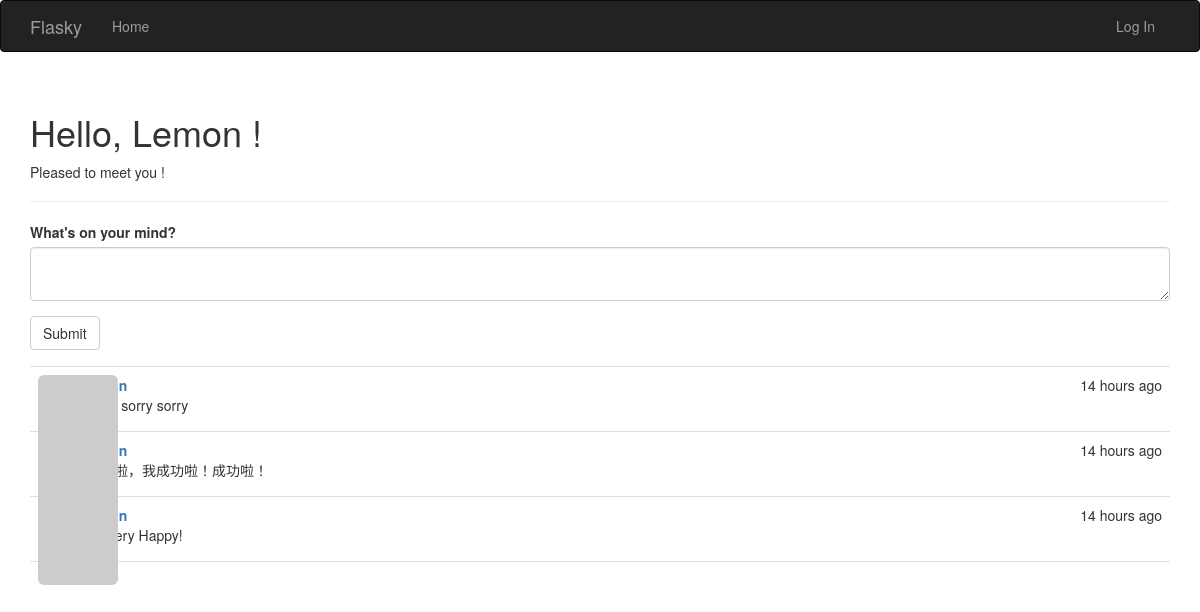
The page / on the database its author committed.
### app/models.py (models this page shows)
class Post(db.Model):
    __tablename__ = 'posts'
    id = db.Column(db.Integer, primary_key=True)
    body = db.Column(db.Text)
    timestamp = db.Column(db.DateTime, index=True, default=datetime.utcnow)
    author_id = db.Column(db.Integer, db.ForeignKey('users.id'))

### app/main/views.py (the view)
@main.route('/', methods=['GET', 'POST'])
def index():
	form = PostForm()
	if form.validate_on_submit():
		post = Post(body=form.body.data,
                    author=current_user._get_current_object())
		db.session.add(post)
		return redirect(url_for('.index'))
	posts = Post.query.order_by(Post.timestamp.desc()).all()
	return render_template('index_basic.html', form=form, posts=posts)

### app/main/forms.py
class PostForm(Form):
    body = TextAreaField("What's on your mind?", validators=[Required()])
    submit = SubmitField('Submit')

### app/auth/views.py (called while the page is built)
@auth.before_app_request
def before_request():
	if current_user.is_authenticated:
	    current_user.ping()   # Update logged-in user access time
	    if not current_user.confirmed \
	            and request.endpoint[:5] != 'auth.' \
	            and request.endpoint != 'static':   # Filter unconfirmed accounts
	        return redirect(url_for('auth.unconfirmed'))

### app/main/__init__.py (called while the page is built)
@main.app_context_processor
def inject_permissions():
	return dict(Permission=Permission)

### app/models.py (called while the page is built)
	def gravatar(self, size=100, default='identicon', rating='g'):
		if request.is_secure:
			url = 'https://secure.gravatar.com/avatar'
		else:
			url = 'http://www.gravatar.com/avatar'
		hash = self.avatar_hash or hashlib.md5(
            self.email.encode('utf-8')).hexdigest()
		return '{url}/{hash}?s={size}&d={default}&r={rating}'.format(
            url=url, hash=hash, size=size, default=default, rating=rating)

### app/templates/index_basic.html (shortened to what this page needs)
{% extends "base_basic.html" %}
{% import "bootstrap/wtf.html" as wtf %}
{% block page_content %}
<div class="page-header">
	<h1>Hello,
		{% if current_user.is_authenticated %}
		{{ current_user.username|capitalize }}
		{% else %}
		Lemon
		{% endif %}!
	</h1>
	{% if not known %}
	<p>Pleased to meet you !</p>
	{% else %}
	<p>Happy to see you again !</p>
	{% endif %}
</div>
<div>
    {{ wtf.quick_form(form) }}
</div>
{% include '_posts.html' %}
{% endblock %}

### app/templates/_posts.html (shortened to what this page needs)
<ul class="posts">
    {% for post in posts %}
    <li class="post">
        <div class="post-thumbnail">
            <a href="{{ url_for('.user', username=post.author.username) }}">
                <img class="img-rounded profile-thumbnail" src="{{ post.author.gravatar(size=40) }}">
            </a>
        </div>
        <div class="post-content">
            <div class="post-date">{{ moment(post.timestamp).fromNow() }}</div>
            <div class="post-author">
            	<a href="{{ url_for('.user', username=post.author.username) }}">
            	</a>
            </div>
            <div class="post-body">{{ post.body }}</div>
        </div>
    </li>
    {% endfor %}
</ul>

### app/static/styles.css (style rules this page uses)
.profile-thumbnail { position: absolute; }
ul.posts { list-style-type: none; padding: 0px; margin: 16px 0px 0px 0px; border-top: 1px solid #e0e0e0; }
ul.posts li.post { padding: 8px; border-bottom: 1px solid #e0e0e0; }
div.post-date { float: right; }
div.post-author { font-weight: bold; }
div.post-thumbnail { position: absolute; }
div.post-content { margin-left: 48px; min-height: 48px; }

### rows shown on the page
Post: timestamp "14 hours ago", body "sorry sorry sorry"
Post: timestamp "14 hours ago", body "啦啦啦，我成功啦！成功啦！"
Post: timestamp "14 hours ago", body "I'm very Happy!"
